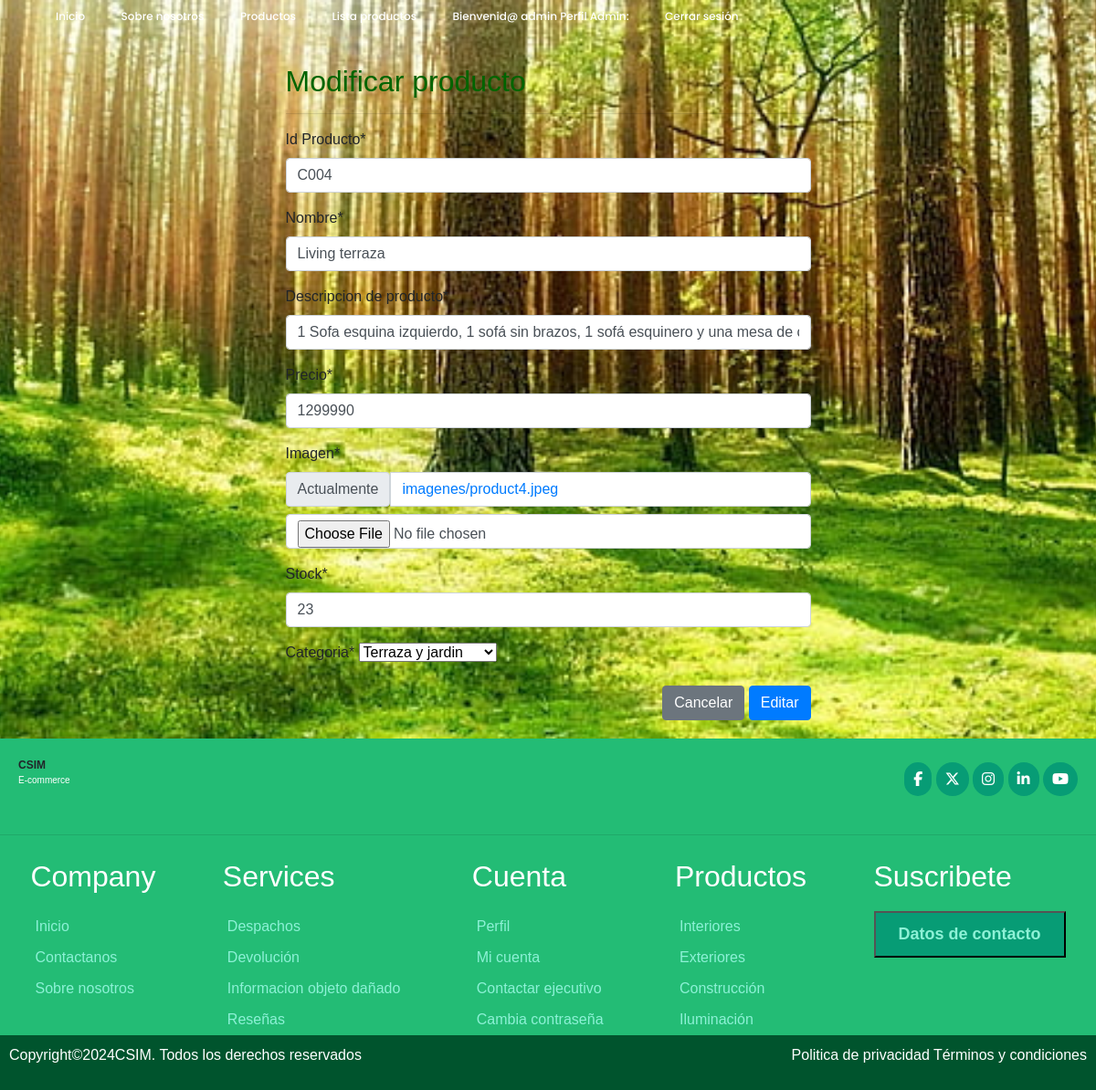
/modificar/C004/ (signed in), run on an earlier commit of the app's database.
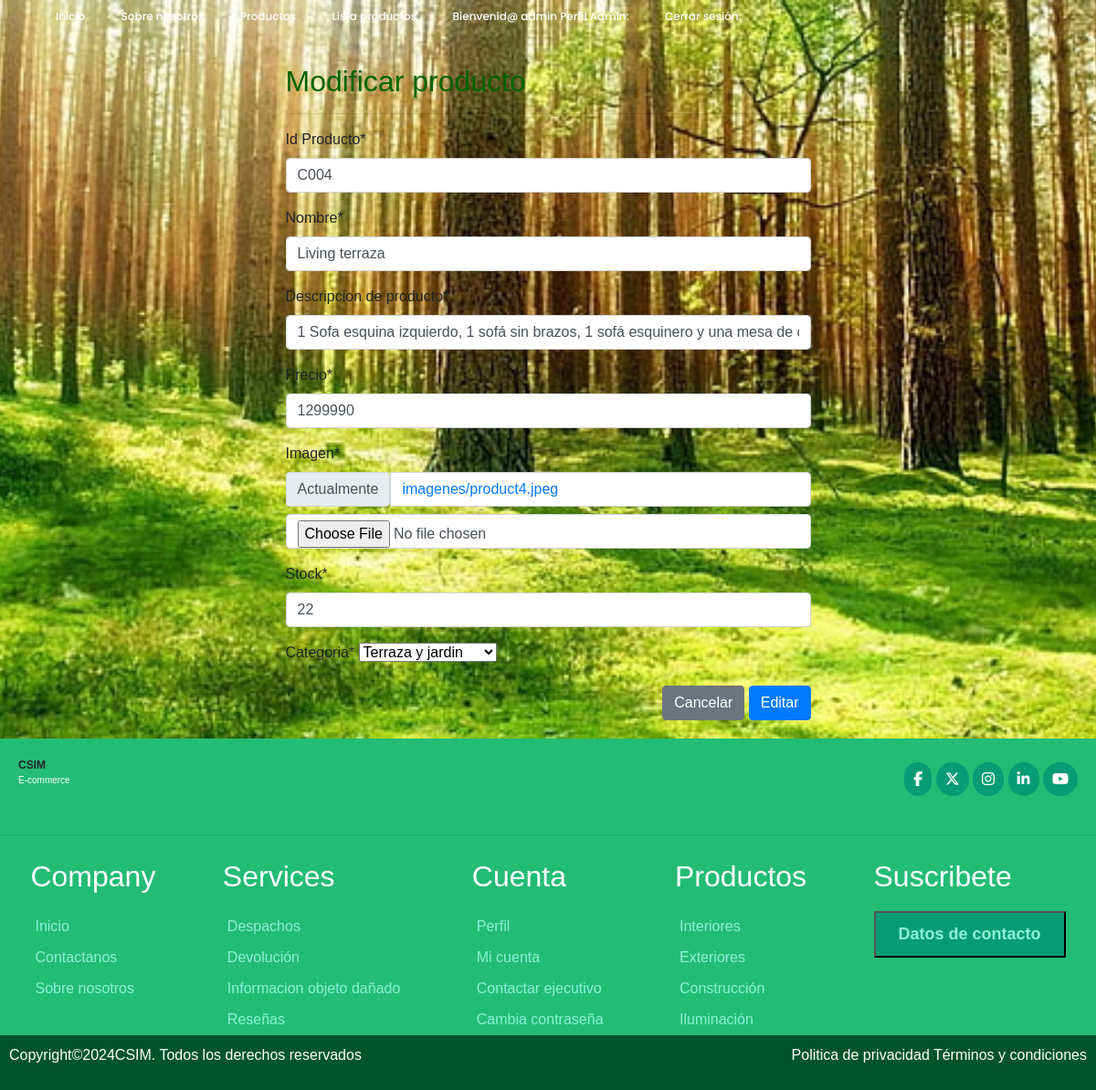
And on a later commit of the database.
### ferreteria/models.py (models this page shows, shortened)
class Producto(models.Model):
    idProducto = models.CharField(primary_key=True, max_length=5, verbose_name='Id Producto')
    nombre = models.CharField(max_length=50, verbose_name='Nombre del producto')
    descripcion = models.CharField(max_length=400,verbose_name='Descripcion de producto')
    precio = models.IntegerField(null=True, verbose_name='Ingrese precio producto')
    imagen= models.ImageField(upload_to="imagenes", null=True, verbose_name='Imagen')
    stock = models.IntegerField(verbose_name='stock',default=0)
    categoria= models.ForeignKey('Categoria', on_delete=models.CASCADE, verbose_name='Categoria')

### ferreteria/views.py (the view)
# urls.py: path('modificar/<id>/', views.modificar, name="modificar"),
@permission_required ('ferreteria.change_producto')
def modificar(request, id):
    producto = get_object_or_404(Producto, idProducto=id)
    data = {
        'form': ProductoForm(instance=producto)
    }
    if request.method== 'POST':
        formulario = ProductoForm(data=request.POST, instance=producto, files=request.FILES)
        if formulario.is_valid():
            formulario.save()
            messages.success(request, "Modificado correctamente")
        return redirect(to="lista")
    return render (request, 'producto/modificar.html', data)

### ferreteria/forms.py
class ProductoForm(forms.ModelForm):
    nombre = forms.CharField(min_length=3, max_length=50)
    imagen = forms.ImageField(required=True, validators=[MaxSizeFileValidator(max_file_size=4)])
    precio = forms.IntegerField(min_value=1, max_value=3000000)
    class Meta:
        model = Producto
        fields = '__all__'

### ferreteria/context_processor.py (called while the page is built, shortened)
def total_carrito(request):
    total = 0
    return {'total_carrito':int(total)}

### ferreteria/models.py (called while the page is built)
    def __str__(self):
        return self.nombreCategoria

### IntPlatFerremas-main/ferreteria/templates/producto/modificar.html (shortened to what this page needs)
{% extends 'base.html' %}
{% load static %}
{% block css %}
<link rel="stylesheet" href="{% static 'css/estilo.css' %}">
{% endblock %}
{% block contenido %}
{% load crispy_forms_tags %}
        <div class="row">
            <div class="col-12 col-md-6 offset-md-3">
                <div class="row">
                    <div class="card-body">
                        <h2 style="color: darkgreen;">Modificar producto</h2>
                        <hr>
                        <form action="" method="post" enctype="multipart/form-data">
                            {{ form | crispy }}
                            <div class="d-flex justify-content-end">
                                <input type="reset" value="Cancelar" class="btn btn-secondary">
                                <input type="submit" value="Editar" class="btn btn-primary">
                            </div>
                        </form>
            </div>
        </div>
    </div>
</div>
{% endblock %}

What changed in the data, as far as the page shows it:
changed Producto "Living terraza": stock "23" → "22"
